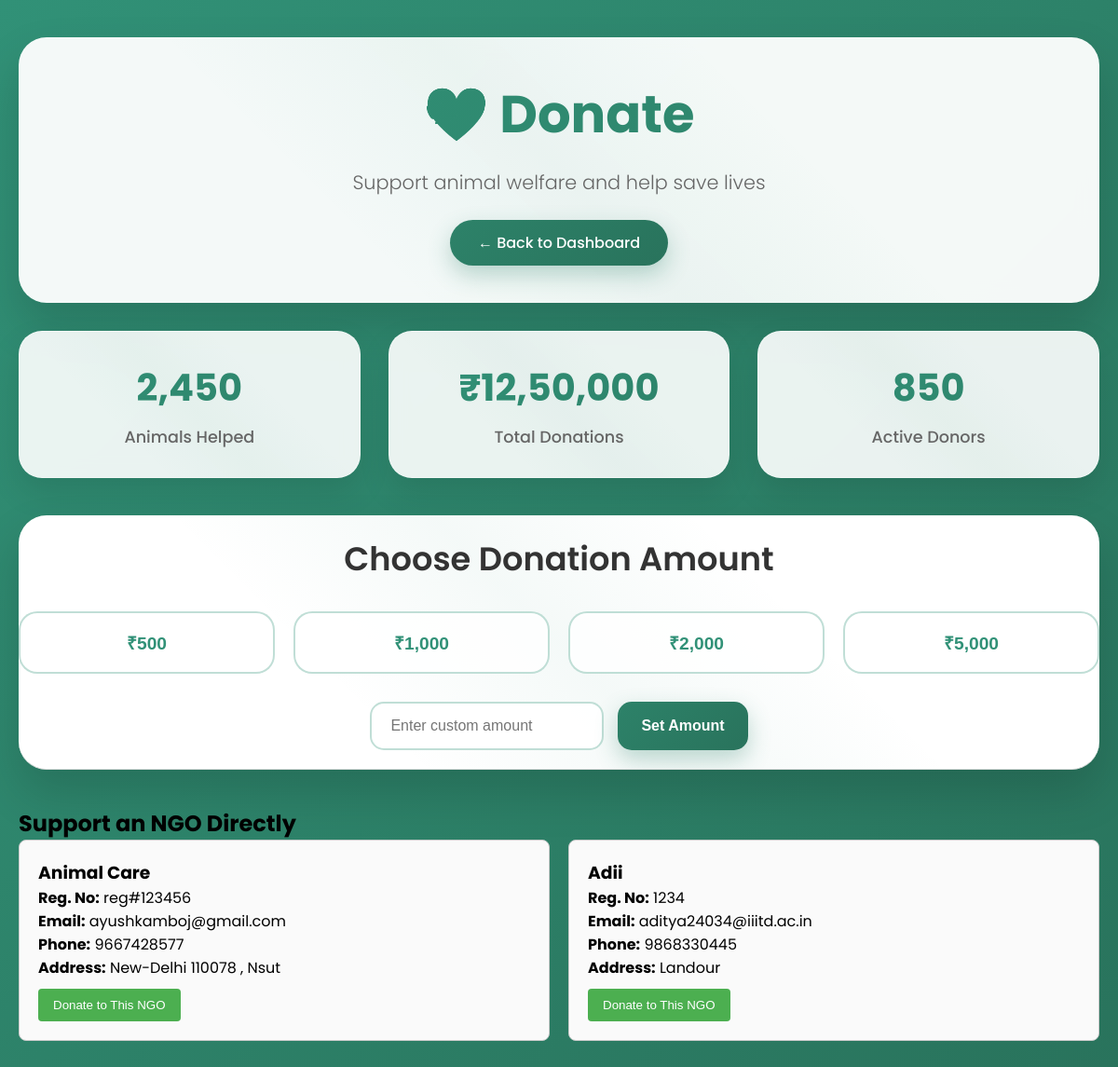
/user/donate (signed in), run on an earlier commit of the app's database.
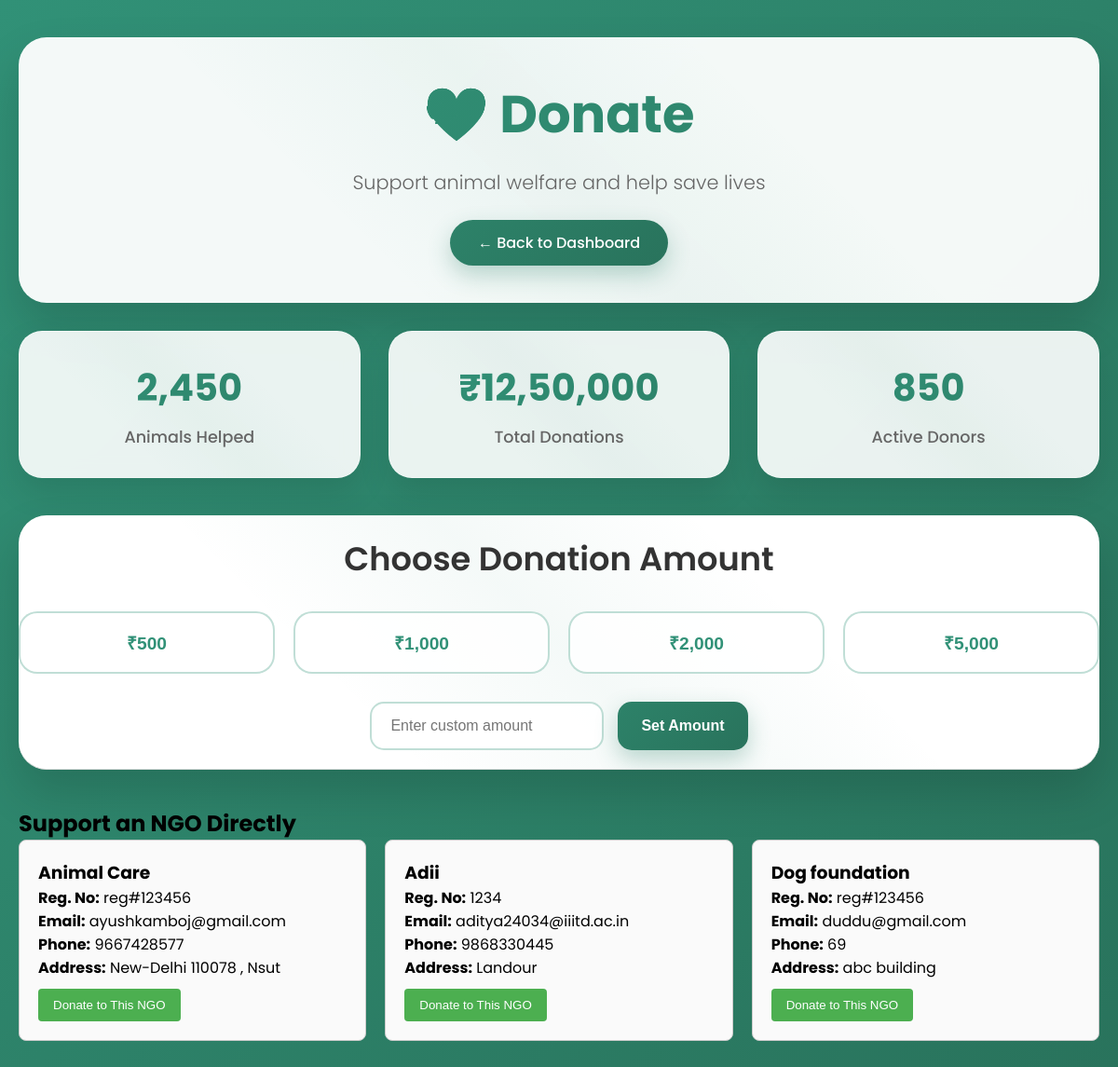
And on a later commit of the database.
### tables this page shows
CREATE TABLE ngos (
    "NGO Name" TEXT,
    "Email" TEXT PRIMARY KEY,
    "Phone Number" TEXT,
    "Address" TEXT,
    "NGO Registration Number" TEXT,
    "Password" TEXT
);

### app.py (the view)
@app.route('/user/donate')
@app.route('/user/donate')
def user_donate_with_ngos():
    if 'user_email' not in session or session.get('user_role') != 'user':
        return redirect(url_for('login'))
    user_email = session.get('user_email')
    conn = sqlite3.connect('users.db')
    conn.row_factory = sqlite3.Row
    cursor = conn.cursor()
    cursor.execute("SELECT * FROM ngos")
    ngos = cursor.fetchall()
    conn.close()
    return render_template('user_donate.html', ngos=ngos, user_email=user_email)

### templates/user_donate.html (shortened to what this page needs)
<!DOCTYPE html>
<html lang="en">
  <head>
    <link rel="stylesheet" href="/static/styles/user_donate.css" />
  </head>
  <body>
    <div class="container">
      <div class="header">
        <h1>💝 Donate</h1>
        <p>Support animal welfare and help save lives</p>
        <a href="{{ url_for('dashboard_user') }}" class="back-btn"
          >← Back to Dashboard</a
        >
      </div>
      <div class="donation-stats">
        <div class="stat-item">
          <div class="stat-number">2,450</div>
          <div class="stat-label">Animals Helped</div>
        </div>
        <div class="stat-item">
          <div class="stat-number">₹12,50,000</div>
          <div class="stat-label">Total Donations</div>
        </div>
        <div class="stat-item">
          <div class="stat-number">850</div>
          <div class="stat-label">Active Donors</div>
        </div>
      </div>
      <div class="donation-options sticky-donation">
        <h2>Choose Donation Amount</h2>
        <div class="amount-grid">
          <button class="amount-btn" onclick="selectAmount(500)">₹500</button>
          <button class="amount-btn" onclick="selectAmount(1000)">
            ₹1,000
          </button>
          <button class="amount-btn" onclick="selectAmount(2000)">
            ₹2,000
          </button>
          <button class="amount-btn" onclick="selectAmount(5000)">
            ₹5,000
          </button>
        </div>
        <div class="custom-amount">
          <input
            type="number"
            id="customAmount"
            placeholder="Enter custom amount"
            min="100"
          />
          <button onclick="selectCustomAmount()">Set Amount</button>
        </div>
      </div>
      <div class="ngo-section">
        <h2>Support an NGO Directly</h2>
        <div class="ngo-grid">
          {% for ngo in ngos %}
          <div class="ngo-card">
            <h3>{{ ngo["NGO Name"] }}</h3>
            <p>
              <strong>Reg. No:</strong> {{ ngo["NGO Registration Number"] }}
            </p>
            <p><strong>Email:</strong> {{ ngo["Email"] }}</p>
            <p><strong>Phone:</strong> {{ ngo["Phone Number"] }}</p>
            <p><strong>Address:</strong> {{ ngo["Address"] }}</p>
            <button onclick="donateToNGO('{{ ngo['NGO Name'] }}')">
              Donate to This NGO
            </button>
          </div>
          {% endfor %}
        </div>
      </div>
    </div>
  </body>
</html>

What changed in the data, as far as the page shows it:
added ngos: NGO Name "Dog foundation", NGO Registration Number "reg#123456", Email "duddu@gmail.com", Phone Number "69", Address "abc building"
